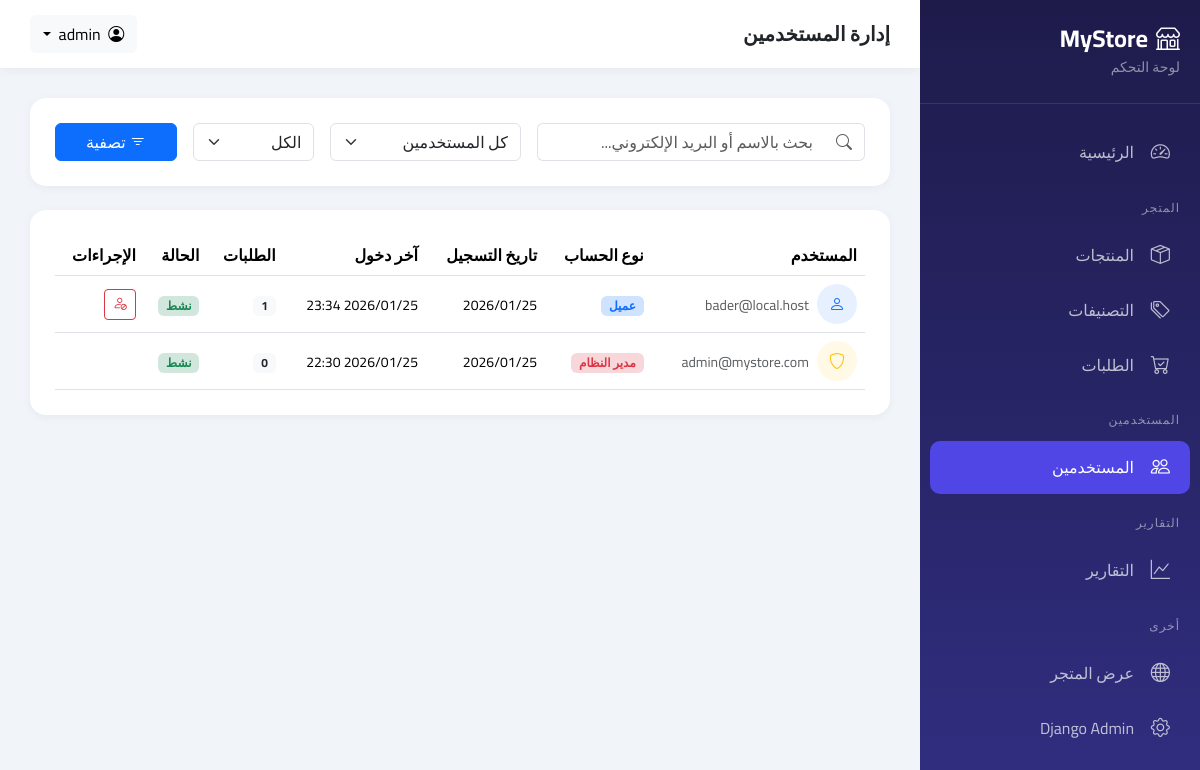
Page /dashboard/users/ (signed in) on the committed database.
### accounts/models.py (models this page shows, shortened)
class CustomUser(AbstractUser):
    id = models.UUIDField(primary_key=True, default=uuid.uuid4, editable=False)
    email = models.EmailField(unique=True)
    phone_regex = RegexValidator(
        regex=r'^\+?1?\d{9,15}$',
        message="رقم الهاتف يجب أن يكون بالصيغة: '+999999999'. حتى 15 رقم مسموح."
    )
    phone = models.CharField(validators=[phone_regex], max_length=17, blank=True)
    email_verified = models.BooleanField(default=False)
    email_verification_token = models.CharField(max_length=64, blank=True)
    email_verification_sent_at = models.DateTimeField(null=True, blank=True)
    two_factor_enabled = models.BooleanField(default=False)
    two_factor_secret = models.CharField(max_length=32, blank=True)
    failed_login_attempts = models.PositiveSmallIntegerField(default=0)
    lockout_until = models.DateTimeField(null=True, blank=True)
    password_changed_at = models.DateTimeField(null=True, blank=True)
    last_login_ip = models.GenericIPAddressField(null=True, blank=True)
    created_at = models.DateTimeField(auto_now_add=True)
    updated_at = models.DateTimeField(auto_now=True)
    USERNAME_FIELD = 'email'
    REQUIRED_FIELDS = ['username']
    class Meta:
        verbose_name = 'User'
        verbose_name_plural = 'Users'

### dashboard/views.py (the view)
# urls.py: path('users/', views.user_list, name='users'),
@staff_required
def user_list(request):
    users = CustomUser.objects.annotate(
        orders_count=Count('orders')
    ).order_by('-date_joined')
    q = request.GET.get('q', '')
    if q:
        users = users.filter(email__icontains=q) | users.filter(username__icontains=q)
    role = request.GET.get('role', '')
    if role == 'staff':
        users = users.filter(is_staff=True)
    elif role == 'customer':
        users = users.filter(is_staff=False)
    paginator = Paginator(users, 20)
    page = request.GET.get('page', 1)
    users = paginator.get_page(page)
    return render(request, 'dashboard/users/list.html', {
        'users': users,
    })

### dashboard/views.py (called while the page is built)
def is_staff(user):
    return user.is_authenticated and (user.is_staff or user.is_superuser)

### templates/dashboard/users/list.html (shortened to what this page needs)
{% extends 'dashboard/base.html' %}
{% block page_title %}إدارة المستخدمين{% endblock %}
{% block content %}
<div class="stat-card mb-4">
    <form method="get" class="row g-3">
        <div class="col-md-5">
            <div class="input-group">
                <span class="input-group-text bg-white border-end-0"><i class="bi bi-search text-muted"></i></span>
                <input type="text" name="search" class="form-control border-start-0" placeholder="بحث بالاسم أو البريد الإلكتروني..." value="{{ request.GET.search }}">
            </div>
        </div>
        <div class="col-md-3">
            <select name="type" class="form-select">
                <option value="">كل المستخدمين</option>
            </select>
        </div>
        <div class="col-md-2">
            <select name="status" class="form-select">
                <option value="">الكل</option>
            </select>
        </div>
        <div class="col-md-2">
            <button type="submit" class="btn btn-primary w-100">
                <i class="bi bi-filter me-1"></i>تصفية
            </button>
        </div>
    </form>
</div>
<div class="stat-card">
    <div class="table-responsive">
        <table class="table table-hover align-middle mb-0">
            <thead>
                <tr>
                    <th>المستخدم</th>
                    <th>نوع الحساب</th>
                    <th>تاريخ التسجيل</th>
                    <th>آخر دخول</th>
                    <th>الطلبات</th>
                    <th>الحالة</th>
                    <th>الإجراءات</th>
                </tr>
            </thead>
            <tbody>
                {% for user in users %}
                <tr>
                    <td>
                        <div class="d-flex align-items-center">
                            <div class="bg-{% if user.is_staff %}warning{% else %}primary{% endif %} bg-opacity-10 rounded-circle d-flex align-items-center justify-content-center me-2" style="width: 40px; height: 40px;">
                                <i class="bi bi-{% if user.is_staff %}shield{% else %}person{% endif %} text-{% if user.is_staff %}warning{% else %}primary{% endif %}"></i>
                            </div>
                            <div>
                                <small class="text-muted">{{ user.email }}</small>
                            </div>
                        </div>
                    </td>
                    <td>
                        {% if user.is_superuser %}
                        <span class="badge bg-danger-subtle text-danger">مدير النظام</span>
                        {% elif user.is_staff %}
                        <span class="badge bg-warning-subtle text-warning">مسؤول</span>
                        {% else %}
                        <span class="badge bg-primary-subtle text-primary">عميل</span>
                        {% endif %}
                    </td>
                    <td>
                        <small>{{ user.date_joined|date:"Y/m/d" }}</small>
                    </td>
                    <td>
                        {% if user.last_login %}
                        <small>{{ user.last_login|date:"Y/m/d H:i" }}</small>
                        {% else %}
                        <small class="text-muted">لم يسجل دخول</small>
                        {% endif %}
                    </td>
                    <td>
                        <span class="badge bg-light text-dark">{{ user.orders.count }}</span>
                    </td>
                    <td>
                        {% if user.is_active %}
                        <span class="badge bg-success-subtle text-success">نشط</span>
                        {% else %}
                        <span class="badge bg-danger-subtle text-danger">معطل</span>
                        {% endif %}
                    </td>
                    <td>
                        <div class="btn-group">
                            {% if not user.is_superuser %}
                            <form method="post" action="{% url 'dashboard:user_toggle_status' user.id %}" class="d-inline">
                                {% if user.is_active %}
                                <button type="submit" class="btn btn-sm btn-outline-danger" title="تعطيل">
                                    <i class="bi bi-person-slash"></i>
                                </button>
                                {% else %}
                                <button type="submit" class="btn btn-sm btn-outline-success" title="تفعيل">
                                    <i class="bi bi-person-check"></i>
                                </button>
                                {% endif %}
                            </form>
                            {% endif %}
                        </div>
                    </td>
                </tr>
                {% endfor %}
            </tbody>
        </table>
    </div>
</div>
{% endblock %}

### rows in the picture
CustomUser: is_staff False (drawn), email "bader@local.host", is_superuser "عميل", date_joined "2026/01/25", last_login "2026/01/25 23:34", orders.count "1", is_active "نشط"
CustomUser: is_staff True (drawn), email "admin@mystore.com", is_superuser "مدير النظام", date_joined "2026/01/25", last_login "2026/01/25 22:30", orders.count "0", is_active "نشط"
